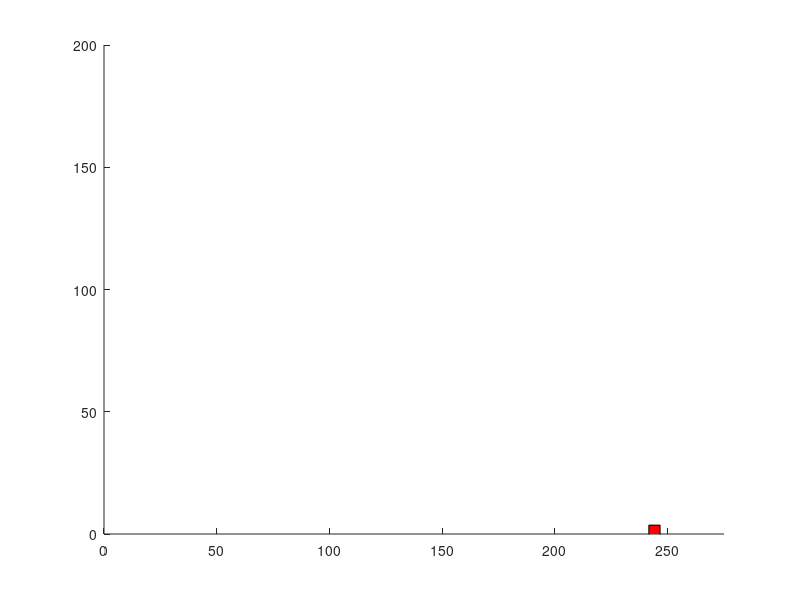
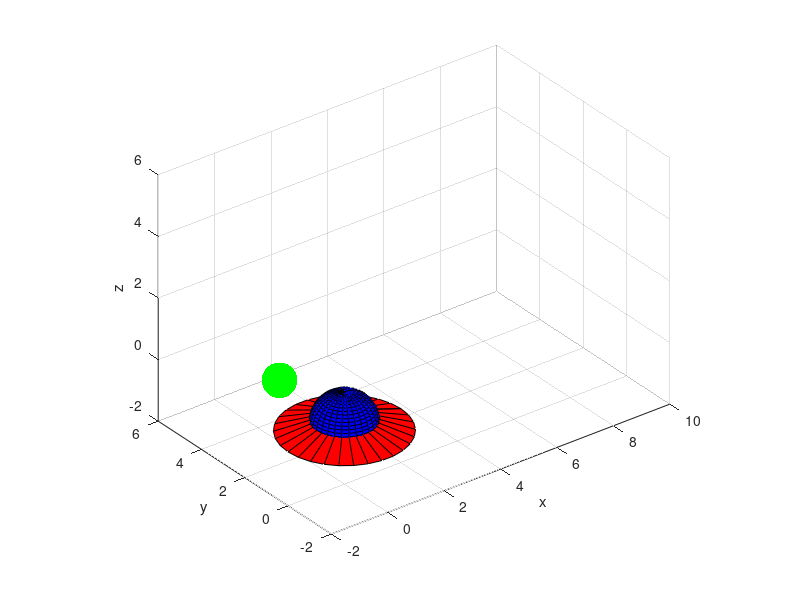

These figures' MATLAB source, in order: (Note: this script raises an error after producing the figures.)
%Nischaal Cooray
%Section 089

%%
clear all; close all; clc; 

%% Question 1

square = [[0 5 5 0 0];[0 0 5 5 0]]; %Plots for a square of side 5

v0 = 50;                            %Initial variables for projectile motion
theta = 35;
t = linspace(0, 5.9, 100);
y0 = 0;

vx = v0 * cosd(theta);              %Calculate trajectory for the motion
vy = v0 * sind(theta) - (9.8*t);

rotationVector = linspace(360, 0 ,100) * pi/180;  %Initialize the values for rotation of the shape

figure(1)       %Prepare the figure window
axes('xlim', [0 275], 'ylim', [0 200]);
hold on;

for i=1:length(t)
    
    if i~=1
        delete(h1)      %To ensure that the program does not crash upon running
    end
    
    rotationMatrix = [cos(rotationVector(i)) -sin(rotationVector(i))        %Calculate values to be used for rotation
                      sin(rotationVector(i)) cos(rotationVector(i))];
    
    x = (v0*t(i))*cosd(theta);      %Calculate horizontal position
    y = (y0 + (v0 * t(i))*sind(theta) - (9.8 * power(t(i), 2))/2);  %Calculate vertical position
    
    rotatedSquare = [[square(1,:)];[square(2,:)]];  %Apply the rotation to the square
    rotatedSquare = rotationMatrix *rotatedSquare;
         
    h1 = fill(rotatedSquare(1,:) + x, rotatedSquare(2,:) + y, 'r'); %Draw the square on the figure
    
    pause(0.05);        %Pause to simulate animation
    
end

%% Question 2

hold off; clear all; close all; clc;

%% Creating axes

figure(2)       %Prepare the figure window
myAxes=axes('xlim',[-2 10], 'ylim', [-2 6], 'zlim', [-2 6]);
grid on
view(3)
axis equal
hold on
xlabel('x')
ylabel('y')
zlabel('z')

%% Create Shapes

[UFOxsph UFOysph UFOzsph] = sphere(30);     %Generate the main body of the UFO
[UFOxcyl UFOycyl UFOzcyl]=cylinder([2 0.5],30);     %Generate the ring around the UFO
[bxsph bysph bzsph] = sphere(30);               %Generate the ball that circles the UFO

UFOzsph(find(UFOzsph<=0))=0;        %This line of code inspired from a post on stack overflow. Needed to generate the hemisphere.

%% Combine and prepare shapes

u(1)=surface(UFOxcyl,UFOycyl,.5*(UFOzcyl-0.5),'FaceColor','r');     %Define the surfaces for the shapes
u(2)=surface(UFOxsph, UFOysph, UFOzsph, 'FaceColor', 'b');
u(3) = surface((bxsph) * 0.5, (bysph + 6) * 0.5, (bzsph) * 0.5, 'FaceColor', 'g', 'EdgeColor', 'none');

UFOObject = hgtransform('parent',myAxes);   %Group the objects
set(u,'parent',UFOObject)
drawnow

%% Animations

UtranslateX = linspace(-1,10,200);      %Initialize values for transformations and translations
UtranslateY = linspace(-1, 6, 200);
UtranslateZ = linspace(-1,6,200);
Urotate = linspace(10, 1080, 200);
Uscale = linspace(1, 0.5, 200);

for i=1:length(UtranslateX)
    
    Utranslate = makehgtform('translate', [UtranslateX(i) UtranslateY(i) UtranslateZ(i)]);      %Translate the grouped shape
    Zrotate = makehgtform('zrotate', Urotate(i));       %Rotate the grouped shape
    UFOscale = makehgtform('scale', Uscale(i));         %Scale the grouped shape
    
    set(UFOObject, 'matrix', Utranslate*Zrotate*UFOscale);  %Draw the shape
    
    pause(0.05);        %Pause to simulate animation
    
end

%This animation illustrates the journey of a UFO through space, as it
%travels with its companion orb. This orb circles the UFO, scanning for 
%threats. 


